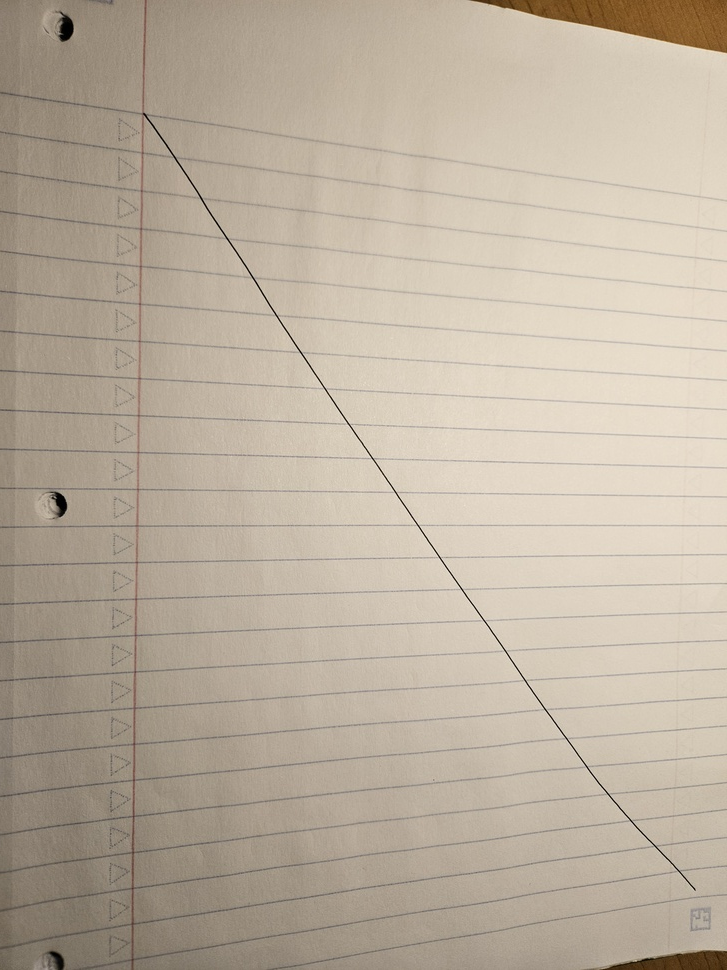
#> input picture image_processing/tests/line_test.jpg, 727 x 970 px, shrunk from 3000 x 4000 before the run, found by its file name
$ python preprocessing_mse.py
#> lines starting #> are read from the running program, lines starting #| are printed output that depends on the picture; after the words box and inside, x2 and y2 are one past the last pixel; in counts of white or black regions, pixels touching at a corner belong together; long printed decimals are rounded
### image_processing/getImage.py
import cv2
import numpy as np

#Goal: Take an image and convert it to a usable matrix

def get_image(image_path):

#load in with grayscale
    img=cv2.imread(image_path, 0)
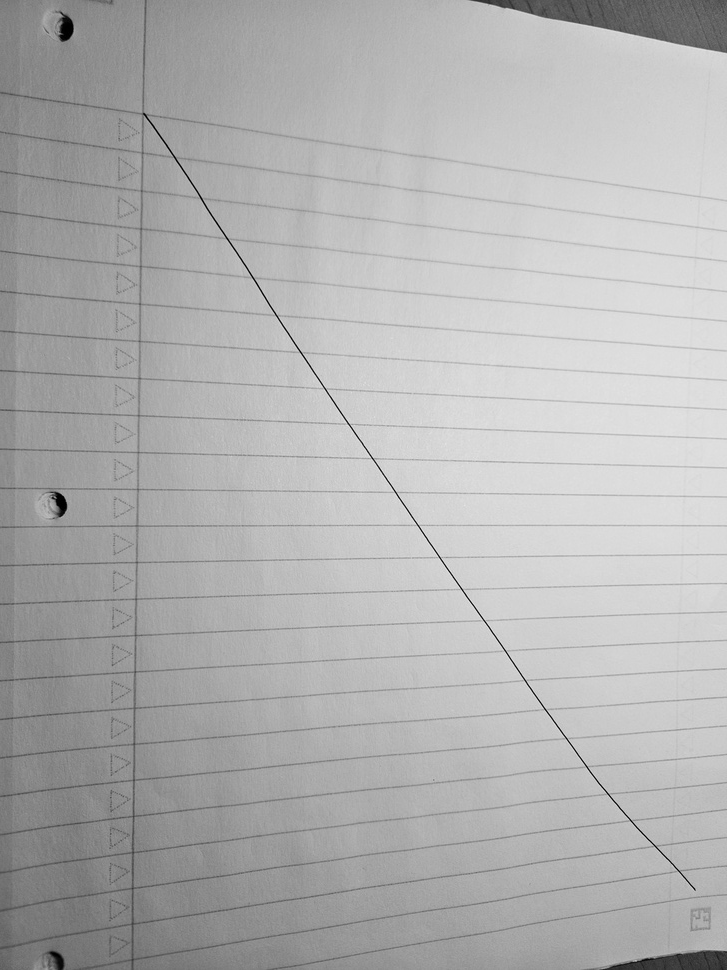
#> img: shape (970, 727); min 0, max 237, mean 177.5

#finding points(estimated points)

#here is where ml model 1 will be helpful
    points=np.where(img < 10, 1, 0)
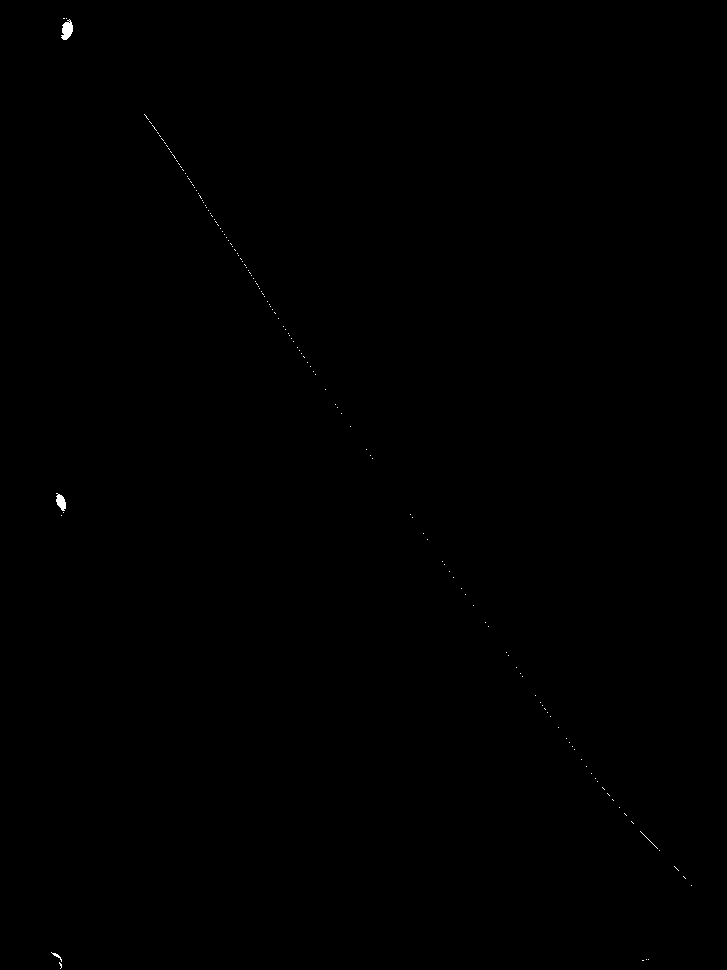
#> points: shape (970, 727) int64; values 0 (black) and 1 (white), 0.08% white; 143 white regions (140 under 20 px), largest, box (x1, y1, x2, y2) and area: (61, 19, 73, 40) 166, (56, 493, 66, 511) 116, (51, 952, 62, 962) 27

    height,width=points.shape
#> height = 970; width = 727

    ys,xs=(points==1).nonzero()
#> ys = 539 values from 18 to 968; xs = 539 values, max 691 at index 497, min 51 at index 498, mean 182.7

#get the x and y values of all points
    x=xs.astype(float)
#> x has the same summary as xs
    y=(height-1-ys).astype(float)
#> y = 539 values, max 951 at index 0, min 1 at index 538, mean 610

#ensure uniqueness

    return x,y

### image_processing/preprocessing_mse.py
from getImage import *
import matplotlib.pyplot as plt
import numpy as np
from scipy import stats

image_path=image_path=r"C:\Users\Bose\Desktop\USC\projects\graphing_Project\graphing_Project\image_processing\tests\line_test.jpg"
x_matrix,y_matrix=get_image(image_path)
#> x_matrix has the same summary as xs in get_image; y_matrix has the same summary as y in get_image


#Linear Regression pack scipy
slope, intercept, r, p, std_err = stats.linregress(x_matrix, y_matrix)
#> slope = -0.825; intercept = 760.8; r = -0.503; p = 7.33e-36; std_err = 0.0612

def myfunc(x):
  return slope * x + intercept

mymodel = list(map(myfunc, x_matrix))
#> mymodel = 539 values, max 718.7 at index 498, min 190.7 at index 497, mean 610

#output
print("Intercept: ",intercept)
#| Intercept:  760.759
print("Slope: ",slope)
#| Slope:  -0.825

#plotting both on the same graph
plt.figure(figsize=(10,10))
plt.scatter(x_matrix,y_matrix, color="blue",linewidth=1)
x=np.linspace(0, x_matrix.max())
#> x = 50 values from 0 to 691
#> (the run stopped early here; a loop or call above may not have finished)
